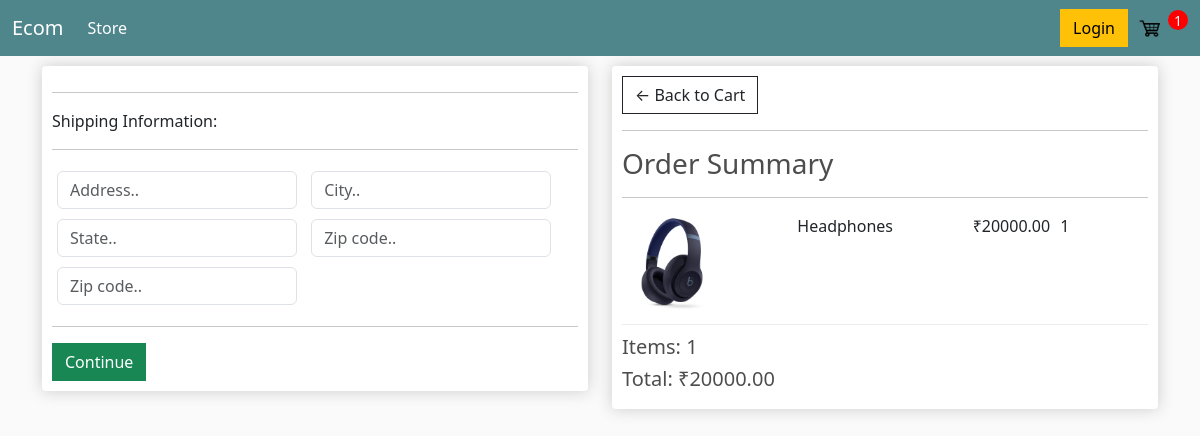
Screenshot of /checkout/ (signed in) with the database file from the repository.
### store/models.py (models this page shows, shortened)
class OrderItem(models.Model):
    product = models.ForeignKey(Product, on_delete=models.SET_NULL, blank=True, null=True)
    order = models.ForeignKey(Order, on_delete=models.SET_NULL, blank=True, null=True)
    quantity = models.IntegerField(default=0, null=True, blank=True)
    date_added = models.DateTimeField(auto_now_add=True)
    @property
    def get_total(self):
        total = self.product.price * self.quantity
        return total

class Product(models.Model):
    name = models.CharField(max_length=200, null=True)
    price = models.DecimalField(max_digits=7, decimal_places=2)
    digital = models.BooleanField(default=False, null=True, blank=False)
    image = models.ImageField(null=True, blank=True)
    @property
    def imageURL(self):
        try:
            url = self.image.url
        except:
            url = ''
        return url

class Order(models.Model):
    customer = models.ForeignKey(Customer, on_delete=models.SET_NULL, blank=True, null=True)
    date_ordered = models.DateTimeField(auto_now_add=True)
    complete = models.BooleanField(default=False, null=True, blank=False)
    transaction_id = models.CharField(max_length=300, null=True)
    @property
    def shipping(self):
        shipping = False
        orderitems = self.orderitem_set.all()
        for i in orderitems:
            if i.product.digital == False:
                shipping = True
        return shipping
    @property
    def get_cart_total(self):
        orderitems = self.orderitem_set.all()
        total = sum([item.get_total for item in orderitems])
        return total
    @property
    def get_cart_items(self):
        orderitems = self.orderitem_set.all()
        total = sum([item.quantity for item in orderitems])
        return total

### store/views.py (the view)
# urls.py: path('checkout/', views.checkout, name='checkout'),
def checkout(request):
    data = cart_data(request)
    cartItems = data['cartItems']
    items = data['items']
    order = data['order']
    context = {'items': items, 'order': order, 'cartItems': cartItems, 'shipping': False}
    return render(request, 'store/checkout.html', context)

### store/utils.py (called while the page is built)
def cart_data(request):
    if request.user.is_authenticated:
        customer = request.user.customer
        order, created = Order.objects.get_or_create(customer=customer, complete=False)
        items = order.orderitem_set.all()
        cartItems = order.get_cart_items
    else:
        cookieData = cookie_cart(request)
        cartItems = cookieData['cartItems']
        items = cookieData['items']
        order = cookieData['order']
    return{'items': items, 'order': order, 'cartItems': cartItems, 'shipping': False}

### store/templates/store/checkout.html (shortened to what this page needs)
{% extends 'store/main.html' %}
{% load static %}
{% block content %}
    <div class="row">
        <div class="col-lg-6">
            <div class="box-element" id="form-wrapper">
                <form id="form">
                    <div id="shipping-info">
                        <hr>
                        <p>Shipping Information:</p>
                        <hr>
						<div class="form-field">
							<input class="form-control" type="text" name="address" placeholder="Address..">
						</div>
						<div class="form-field">
							<input class="form-control" type="text" name="city" placeholder="City..">
						</div>
						<div class="form-field">
							<input class="form-control" type="text" name="state" placeholder="State..">
						</div>
						<div class="form-field">
							<input class="form-control" type="text" name="zipcode" placeholder="Zip code..">
						</div>
						<div class="form-field">
							<input class="form-control" type="text" name="country" placeholder="Zip code..">
						</div>
                    </div>
                    <hr>
                    <input id="form-button" type="submit" value="Continue" class="btn btn-success">
                </form>
            </div>
            <br>
        </div>
        <div class="col-lg-6">
            <div class="box-element">
                <a  class="btn btn-outline-dark" href="{% url 'store:cart' %}">&#x2190; Back to Cart</a>
                <hr>
                <h3>Order Summary</h3>
                <hr>
                {% for item in items %}
                    <div class="cart-row">
                        <div style="flex:2"><img class="row-image" src="{{item.product.imageURL}}"></div>
                        <div style="flex:2"><p>{{item.product.name}}</p></div>
                        <div style="flex:1"><p>₹{{item.product.price}}</p></div>
                        <div style="flex:1"><p>{{item.quantity}}</p></div>
                    </div>
                {% endfor %}
            <h5>Items: {{order.get_cart_items}}</h5>
            <h5>Total: ₹{{order.get_cart_total}}</h5>
            </div>
        </div>
    </div>
{% endblock %}

### static/css/main.css (style rules this page uses)
body { background-color: hsl(0, 0%, 98%); }
h1,h2,h3,h4,h5,h6 { color:hsl(0, 0%, 30%); }
.box-element { box-shadow:hsl(0, 0%, 80%) 0 0 16px; background-color: #fff; border-radius: 4px; padding: 10px; }
.btn { margin-right: 10px; / }
.col-lg-4, .col-lg-6, .col-lg-8, .col-lg-12 { margin-top: 10px; }
.btn { border-radius: 0; }
.row-image { width: 100px; }
.form-field { width:250px; display: inline-block; padding: 5px; }
.cart-row { display: flex; align-items: flex-stretch; padding-bottom: 10px; margin-bottom: 10px; border-bottom: 1px solid #ececec; }

### rows the page displays
OrderItem: product.imageURL (picture), product.name "Headphones", product.price "20000.00", quantity "1"
Order: get_cart_items "1", get_cart_total "20000.00"

### other values shown
{{ cartItems }} "1"
